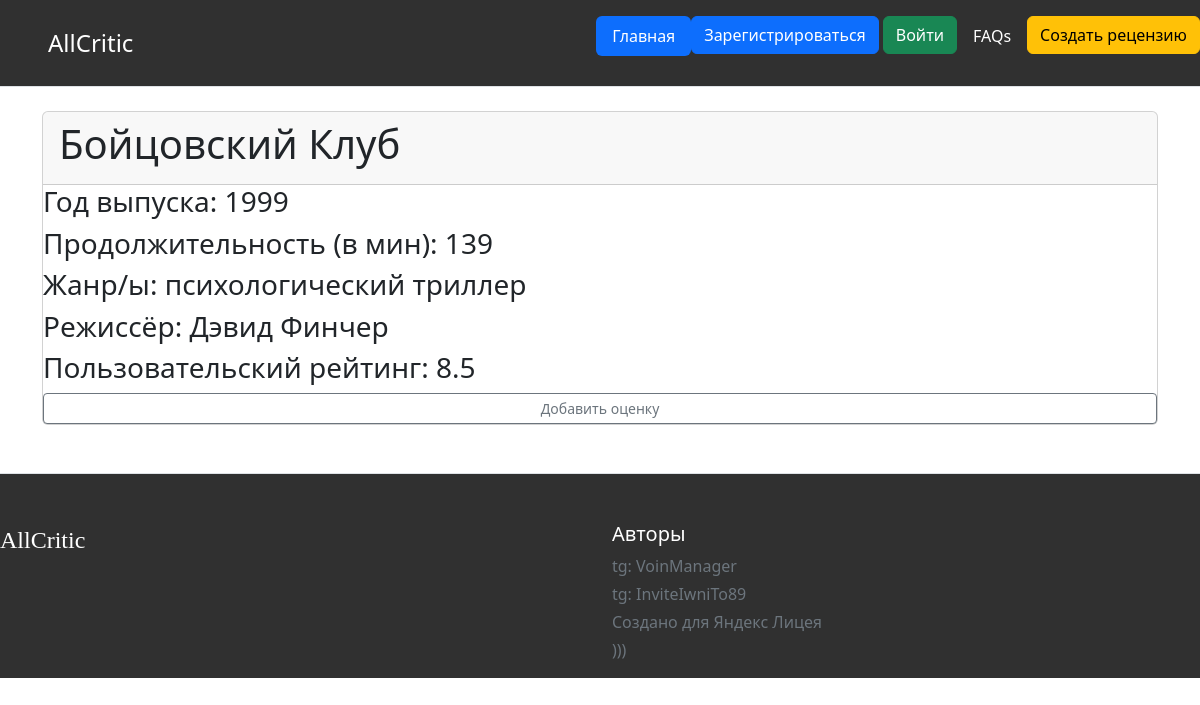
/card/1, run on the app's committed database.
### main.py (models this page shows, shortened)
class Card(SqlAlchemyBase):
    __tablename__ = 'cards'
    id = sqlalchemy.Column(sqlalchemy.Integer, primary_key=True, autoincrement=True)
    title = sqlalchemy.Column(sqlalchemy.String(100), nullable=False)
    released_year = sqlalchemy.Column(sqlalchemy.Integer, nullable=True)
    runtime = sqlalchemy.Column(sqlalchemy.Integer, nullable=True)
    genre = sqlalchemy.Column(sqlalchemy.String(100), nullable=True)
    director = sqlalchemy.Column(sqlalchemy.String(100), nullable=True)
    user_rating = sqlalchemy.Column(sqlalchemy.Float, nullable=True)
    list_of_user_ratings = sqlalchemy.Column(sqlalchemy.PickleType(), nullable=True)
    created_date = sqlalchemy.Column(sqlalchemy.DateTime, default=datetime.now(timezone.utc))

### main.py (the view)
@app.route('/card/<int:card_id>', methods=['GET', 'POST'])
def card(card_id):
    card = db.session.query(Card).filter(Card.id == card_id).first()
    if card:
        return render_template('card.html', card=card)
    else:
        return render_template('messages.html', message='Такого фильма или сериала не найдено')

### templates/card.html
{% extends "base.html" %}
{% block body %}
<div class="container">
    <div class="card">
        <div class="card-header">
    <h1>{{ card.title }}</h1> </div>
    <h3>Год выпуска: {{ card.released_year }}</h3>
    <h3>Продолжительность (в мин): {{ card.runtime }}</h3>
    <h3>Жанр/ы: {{ card.genre }}</h3>
    <h3>Режиссёр: {{ card.director }}</h3>
    {% if card.user_rating %}
        <h3>Пользовательский рейтинг: {{ card.user_rating }}</h3>
    {% else %}
        <h3>Нет Рейтинга</h3>
    {% endif %}
    <button type="button" class="btn btn-sm btn-outline-secondary" onclick="location.href='/add-score/{{ card.id }}'">Добавить оценку</button>
    </div></div>
{% endblock %}

### data on the page
Card: title "Бойцовский Клуб", released_year "1999", runtime "139", genre "психологический триллер", director "Дэвид Финчер", user_rating "8.5"
